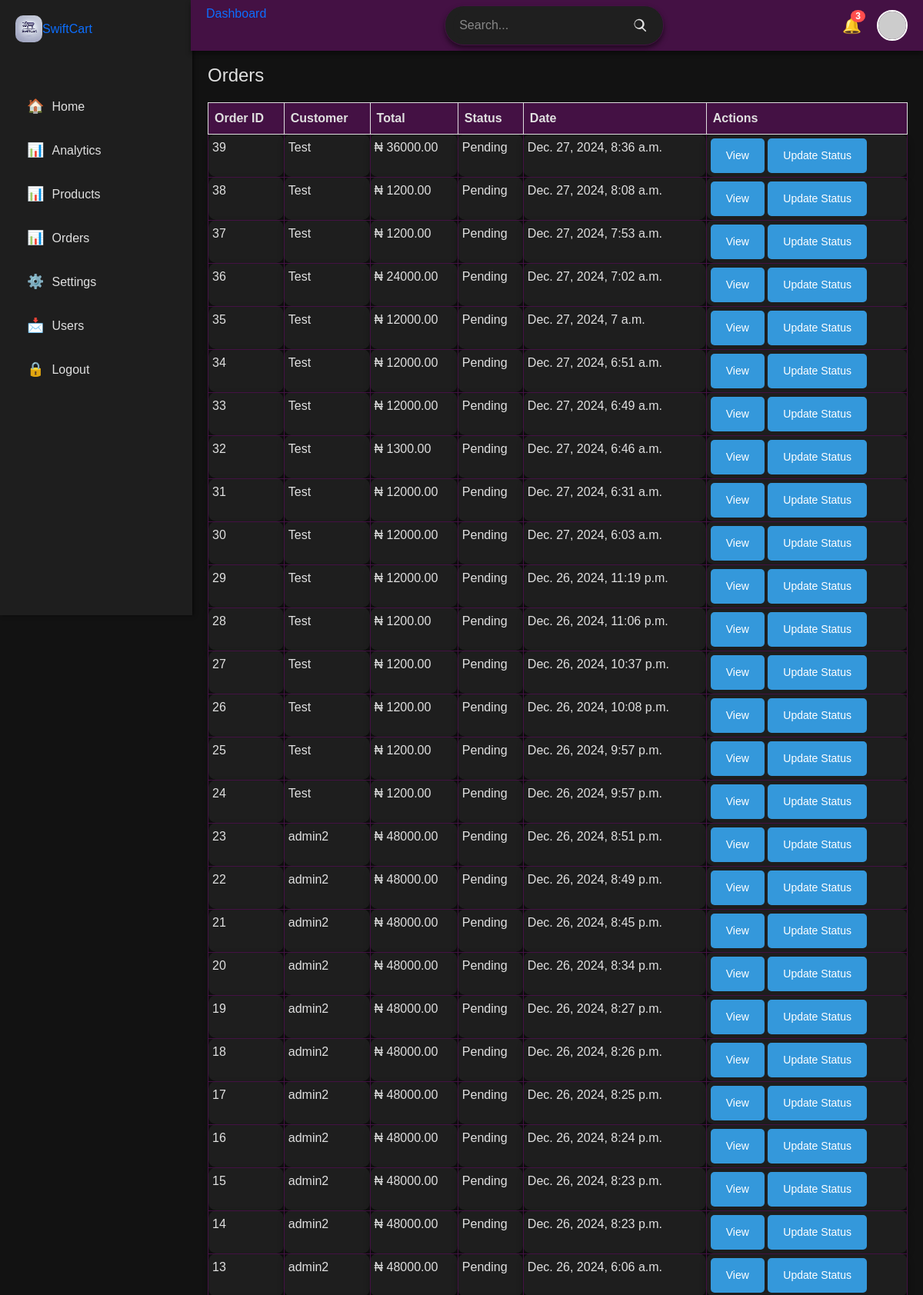
Before: /dashboard/orders/ (signed in, upper part) with the older database file.
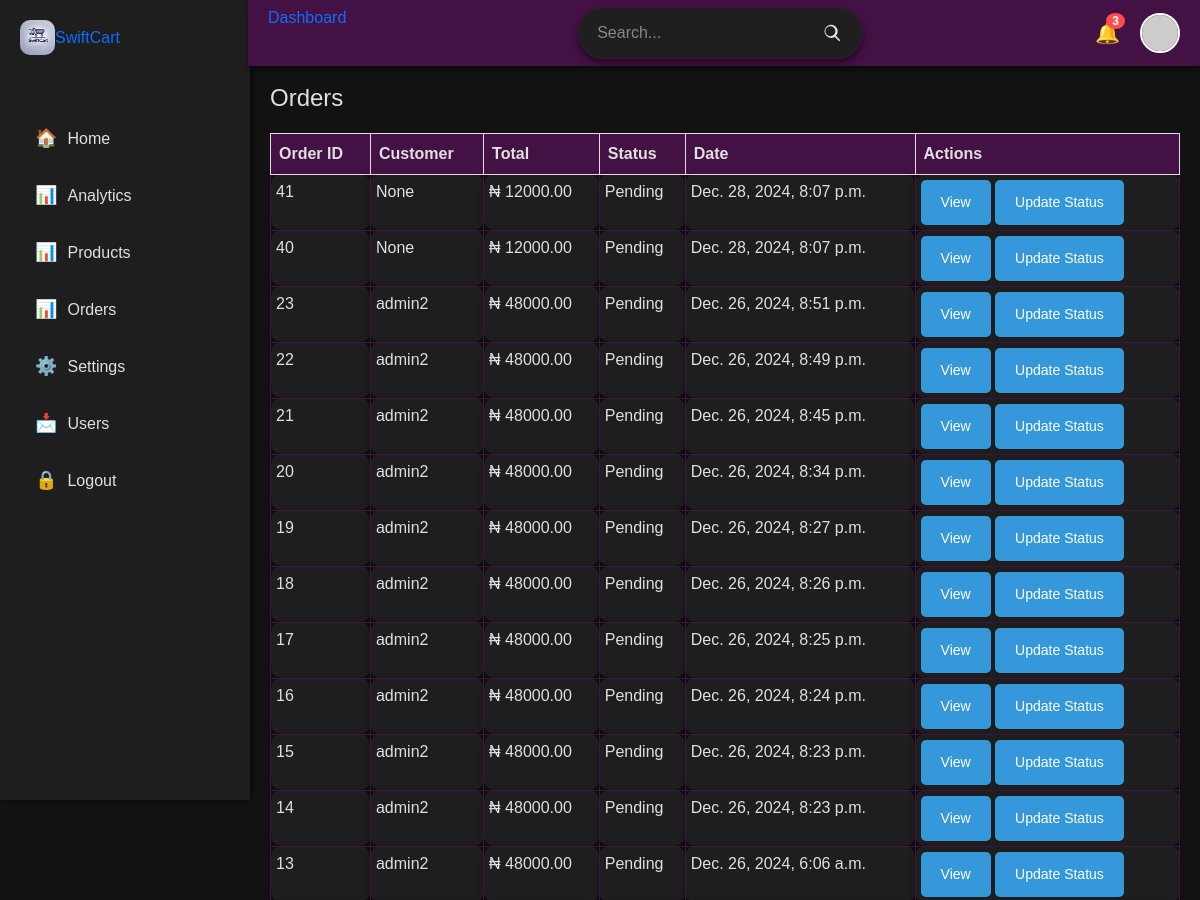
After: the same page with the newer database file.
### payment/models.py (models this page shows, shortened)
class Order(models.Model):
    STATUS_CHOICES = [
        ('Pending', 'Pending'),
        ('Processing', 'Processing'),
        ('Shipped', 'Shipped'),
        ('Delivered', 'Delivered'),
        ('Cancelled', 'Cancelled'),
    ]
    user = models.ForeignKey(User, on_delete=models.CASCADE, related_name='orders', null=True, blank=True)
    session_key = models.CharField(max_length=255, null=True, blank=True)
    reference = models.CharField(max_length=100, unique=True)
    full_name = models.CharField(max_length=255, null=True)
    email = models.CharField(max_length=255, default='')
    shipping_address = models.CharField(max_length=255, null=True,)
    amount_paid = models.DecimalField(max_digits=10, decimal_places=2, default=0.0)
    status = models.CharField(max_length=20, choices=STATUS_CHOICES, default='Pending')
    date_ordered = models.DateTimeField(auto_now_add=True)
    updated_at = models.DateTimeField(auto_now=True)

### dashboard/views.py (the view)
# urls.py: path('orders/', views.orders, name='orders'),
@user_passes_test(admin_check, login_url='home')
def orders(request):
    orders = Order.objects.all()
    for order in orders:
        order_item = OrderItem.objects.filter(order=order)
    return render(request, 'dashboard/orders.html', {'orders':orders})

### dashboard/views.py (called while the page is built)
def admin_check(user):
    return user.is_superuser

### dashboard/templates/dashboard/orders.html (shortened to what this page needs)
{% extends 'dashboard/base.html' %}
{% load static %}
{% block content %}
<main class="main-content">
    <section class="orders" style="margin-top: 4rem;">
        <h2>Orders</h2>
        <table class="table">
          <thead>
            <tr>
              <th>Order ID</th>
              <th>Customer</th>
              <th>Total</th>
              <th>Status</th>
              <th>Date</th>
              <th>Actions</th>
            </tr>
          </thead>
          <tbody>
           {% for order in orders reversed %}
            <tr>
              <td>{{order.id}}</td>
              <td>{{order.user}}</td>
              <td>&#8358; {{order.amount_paid}}</td>
              <td>{{order.status}}</td>
              <td>{{order.date_ordered}}</td>
              <td>
                <a href="{% url 'order' order.id %}" class="btn view">View</a>
                <button class="btn update">Update Status</button>
              </td>
            </tr>
            {%  endfor %}
          </tbody>
        </table>
      </section>
</main>
  {% endblock %}

Changed rows visible on the page:
removed Order: id "39", user "Test", amount_paid "36000.00", status "Pending", date_ordered "Dec. 27, 2024, 8:36 a.m."
removed Order: id "38", user "Test", amount_paid "1200.00", status "Pending", date_ordered "Dec. 27, 2024, 8:08 a.m."
removed Order: id "37", user "Test", amount_paid "1200.00", status "Pending", date_ordered "Dec. 27, 2024, 7:53 a.m."
removed Order: id "36", user "Test", amount_paid "24000.00", status "Pending", date_ordered "Dec. 27, 2024, 7:02 a.m."
removed Order: id "35", user "Test", amount_paid "12000.00", status "Pending", date_ordered "Dec. 27, 2024, 7 a.m."
removed Order: id "34", user "Test", amount_paid "12000.00", status "Pending", date_ordered "Dec. 27, 2024, 6:51 a.m."
removed Order: id "33", user "Test", amount_paid "12000.00", status "Pending", date_ordered "Dec. 27, 2024, 6:49 a.m."
removed Order: id "32", user "Test", amount_paid "1300.00", status "Pending", date_ordered "Dec. 27, 2024, 6:46 a.m."
removed Order: id "31", user "Test", amount_paid "12000.00", status "Pending", date_ordered "Dec. 27, 2024, 6:31 a.m."
removed Order: id "30", user "Test", amount_paid "12000.00", status "Pending", date_ordered "Dec. 27, 2024, 6:03 a.m."
removed Order: id "29", user "Test", amount_paid "12000.00", status "Pending", date_ordered "Dec. 26, 2024, 11:19 p.m."
removed Order: id "28", user "Test", amount_paid "1200.00", status "Pending", date_ordered "Dec. 26, 2024, 11:06 p.m."
removed Order: id "27", user "Test", amount_paid "1200.00", status "Pending", date_ordered "Dec. 26, 2024, 10:37 p.m."
removed Order: id "26", user "Test", amount_paid "1200.00", status "Pending", date_ordered "Dec. 26, 2024, 10:08 p.m."
removed Order: id "25", user "Test", amount_paid "1200.00", status "Pending", date_ordered "Dec. 26, 2024, 9:57 p.m."
removed Order: id "24", user "Test", amount_paid "1200.00", status "Pending", date_ordered "Dec. 26, 2024, 9:57 p.m."
added Order: id "41", user "None", amount_paid "12000.00", status "Pending", date_ordered "Dec. 28, 2024, 8:07 p.m."
added Order: id "40", user "None", amount_paid "12000.00", status "Pending", date_ordered "Dec. 28, 2024, 8:07 p.m."
